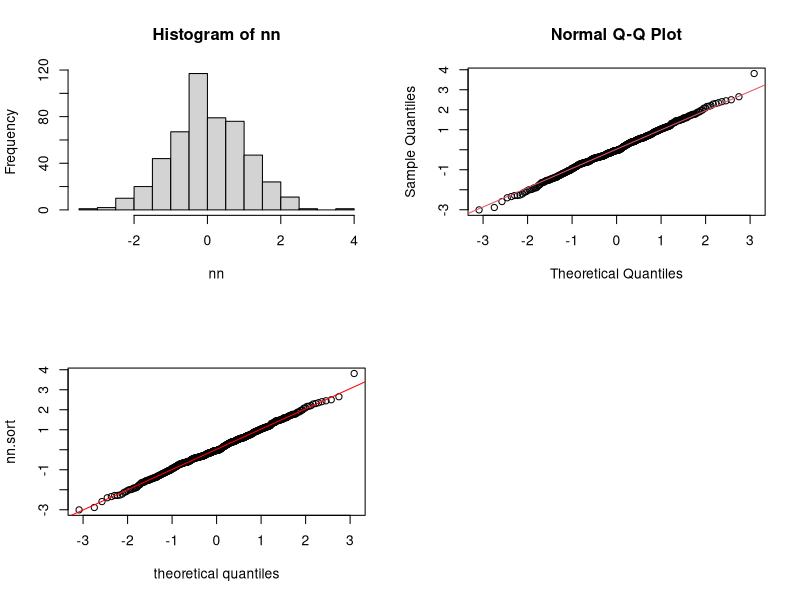
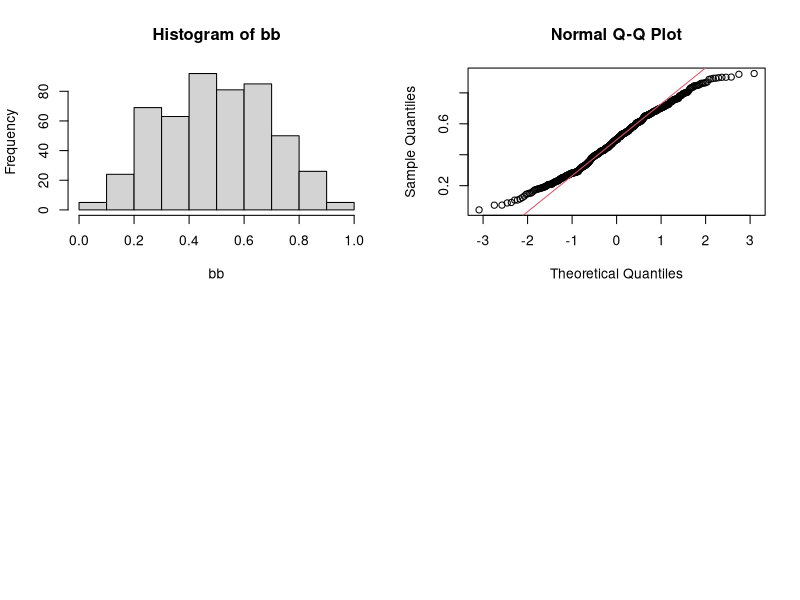
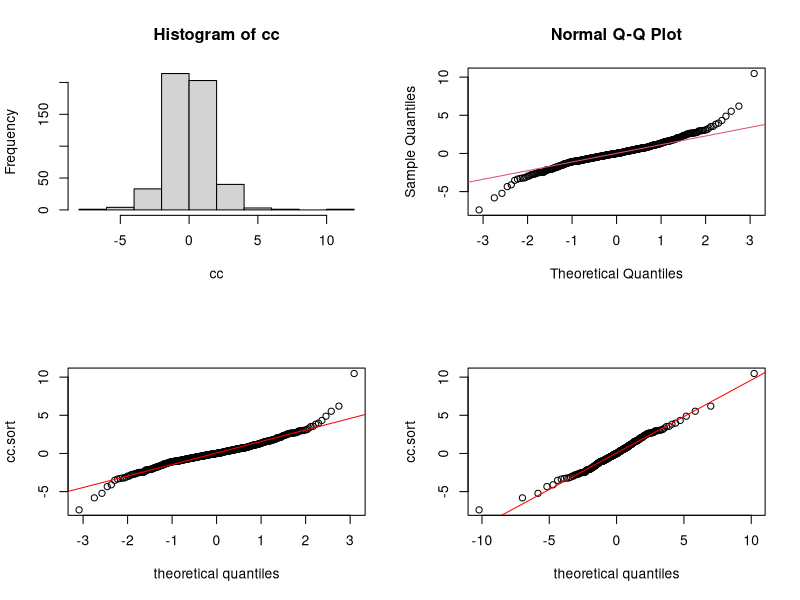

Source code (R) for these figures, in order:
set.seed(1)

par( mfrow=c(2,2) )
## ==============================================
## When normal samples used with qnorm 

nn = rnorm(500)
hist(nn)

qqnorm(nn)
qqline(nn, col = 2)

# the same as the above.
pp = ppoints(nn)
qq = qnorm(pp) 
nn.sort = sort(nn)
plot( qq, nn.sort,  xlab="theoretical quantiles" )
abline( lm( nn.sort ~ qq),  col="red" )

## ==============================================
## When beta-dist samples used with qqnorm
## beta-dist has lighter tails than normal dist. 

par( mfrow=c(2,2) )
bb = rbeta(500, 3,3)
hist(bb)

qqnorm(bb)
qqline(bb, col = 2)


## ==============================================
## When t-dist. samples used with qnorm 
## two distributions do not match (t-dist havier than norm)
set.seed(1)
par( mfrow=c(2,2) )

cc = rt(500, df=3)
hist(cc)

qqnorm(cc)
qqline(cc, col = 2)

pp = ppoints(cc)
qq = qnorm(pp) 
cc.sort = sort(cc)
plot( qq, cc.sort,  xlab="theoretical quantiles" )
abline( lm( cc.sort ~ qq),  col="red" )


## ==============================================
## When t-dist. samples used with qt 
## two distributions do match (t-dist and qt)
## almost linear
qqt = qt(pp, df=3)
plot( qqt, cc.sort,  xlab="theoretical quantiles" )
abline( lm( cc.sort ~ qqt),  col="red" )




